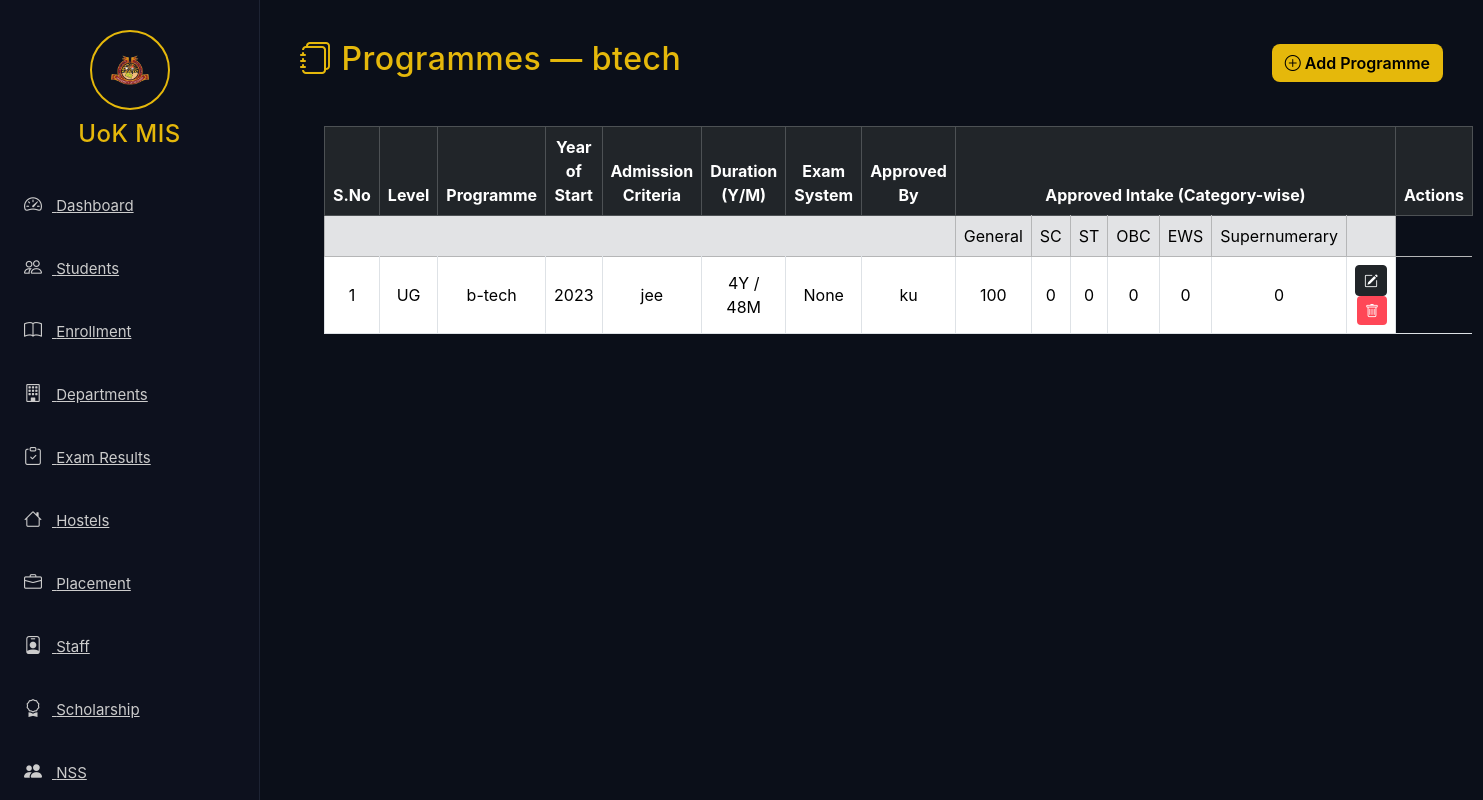
Screenshot of /departments/1/programmes with the database file from the repository.
### app/models.py (models this page shows, shortened)
class Department(db.Model):
    id = db.Column(db.Integer, primary_key=True)
    name = db.Column(db.String(200), nullable=False)
    code = db.Column(db.String(50))
    hod = db.Column(db.String(200))
    created_at = db.Column(db.DateTime, default=datetime.utcnow)
    programmes = db.relationship("Programme", backref="department", lazy=True, cascade="all, delete-orphan")

class Programme(db.Model):
    id = db.Column(db.Integer, primary_key=True)
    department_id = db.Column(db.Integer, db.ForeignKey("department.id"), nullable=False)
    programme = db.Column(db.String(200), nullable=False)   # programme name
    level = db.Column(db.String(80))                        # UG/PG/Diploma etc.
    year_of_start = db.Column(db.String(20))
    admission_criteria = db.Column(db.String(200))
    duration_years = db.Column(db.Integer)
    duration_months = db.Column(db.Integer)
    exam_system = db.Column(db.String(80))                  # Semester / Annual
    approved_by = db.Column(db.String(200))                 # University/authority
    seats_general = db.Column(db.Integer, default=0)
    seats_sc = db.Column(db.Integer, default=0)
    seats_st = db.Column(db.Integer, default=0)
    seats_obc = db.Column(db.Integer, default=0)
    seats_ews = db.Column(db.Integer, default=0)
    seats_supernumerary = db.Column(db.Integer, default=0)
    created_at = db.Column(db.DateTime, default=datetime.utcnow)

### app/routes.py (the view)
@main.route("/departments/<int:dept_id>/programmes")
def programmes(dept_id):
    dept = Department.query.get_or_404(dept_id)
    programmes = Programme.query.filter_by(department_id=dept_id).all()
    return render_template("departments/programmes.html", department=dept, programmes=programmes)

### app/templates/departments/programmes.html
{% extends 'base.html' %}
{% block content %}
<div class="page-header d-flex justify-content-between align-items-center">
  <h2><i class="bi bi-journals"></i> Programmes — {{ department.name }}</h2>
  <a href="{{ url_for('main.add_programme', dept_id=department.id) }}" class="btn btn-gold">
    <i class="bi bi-plus-circle"></i> Add Programme
  </a>
</div>
<div class="card-glow p-4 mt-3">
  <table class="table table-bordered align-middle">
    <thead class="table-dark text-center">
      <tr>
        <th>S.No</th>
        <th>Level</th>
        <th>Programme</th>
        <th>Year of Start</th>
        <th>Admission Criteria</th>
        <th>Duration (Y/M)</th>
        <th>Exam System</th>
        <th>Approved By</th>
        <th colspan="7">Approved Intake (Category-wise)</th>
        <th class="text-end">Actions</th>
      </tr>
      <tr class="table-secondary text-center">
        <td colspan="8"></td>
        <td>General</td>
        <td>SC</td>
        <td>ST</td>
        <td>OBC</td>
        <td>EWS</td>
        <td>Supernumerary</td>
        <td></td>
      </tr>
    </thead>
    <tbody>
      {% for p in programmes %}
      <tr class="text-center">
        <td>{{ loop.index }}</td>
        <td>{{ p.level }}</td>
        <td>{{ p.programme }}</td>
        <td>{{ p.year_of_start }}</td>
        <td>{{ p.admission_criteria }}</td>
        <td>{{ p.duration_years }}Y / {{ p.duration_months }}M</td>
        <td>{{ p.exam_system }}</td>
        <td>{{ p.approved_by }}</td>
        <td>{{ p.seats_general }}</td>
        <td>{{ p.seats_sc }}</td>
        <td>{{ p.seats_st }}</td>
        <td>{{ p.seats_obc }}</td>
        <td>{{ p.seats_ews }}</td>
        <td>{{ p.seats_supernumerary }}</td>
        <td class="text-end">
          <a href="{{ url_for('main.edit_programme', prog_id=p.id) }}" class="btn btn-sm btn-dark">
            <i class="bi bi-pencil-square"></i>
          </a>
          <a href="{{ url_for('main.delete_programme', prog_id=p.id) }}" class="btn btn-sm btn-danger">
            <i class="bi bi-trash"></i>
          </a>
        </td>
      </tr>
      {% else %}
      <tr>
        <td colspan="16" class="text-center">No programmes added yet.</td>
      </tr>
      {% endfor %}
    </tbody>
  </table>
</div>
{% endblock %}

### app/static/css/style.css (style rules this page uses)
body { background: #0b0f19; color: #eee; font-family: "Inter", sans-serif; overflow-x: hidden; }
h1, h2, h3, h4, h5, h6 { color: #e5b80b; letter-spacing: 0.5px; }
.table { color: #eee; }
.table thead { background: #151b2e; }
.btn-danger { background: #ff4757; border: none; }
.btn-gold { background: #e5b80b; color: #000; border-radius: 8px; font-weight: 600; }

### rows the page displays
Department: name "btech"
Programme: level "UG", programme "b-tech", year_of_start "2023", admission_criteria "jee", duration_years "4", duration_months "48", exam_system "None", approved_by "ku", seats_general "100", seats_sc "0", seats_st "0", seats_obc "0", seats_ews "0", seats_supernumerary "0"
